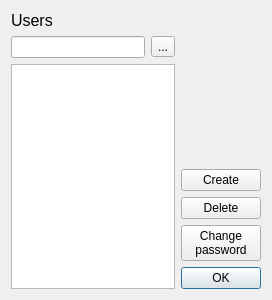
<?xml version="1.0" encoding="UTF-8"?>
<ui version="4.0">
 <class>UsersAdmin</class>
 <widget class="QDialog" name="UsersAdmin">
  <property name="geometry">
   <rect>
    <x>0</x>
    <y>0</y>
    <width>272</width>
    <height>300</height>
   </rect>
  </property>
  <property name="windowTitle">
   <string>Users</string>
  </property>
  <layout class="QHBoxLayout" name="horizontalLayout">
   <item>
    <layout class="QGridLayout" name="list_layout">
     <item row="0" column="0" colspan="2">
      <widget class="QLabel" name="label">
       <property name="font">
        <font>
         <pointsize>12</pointsize>
        </font>
       </property>
       <property name="text">
        <string>Users</string>
       </property>
      </widget>
     </item>
     <item row="1" column="0">
      <widget class="QLineEdit" name="search_box"/>
     </item>
     <item row="1" column="1">
      <widget class="QToolButton" name="search_button">
       <property name="text">
        <string>...</string>
       </property>
      </widget>
     </item>
     <item row="2" column="0" colspan="2">
      <widget class="QListWidget" name="user_list"/>
     </item>
    </layout>
   </item>
   <item>
    <layout class="QVBoxLayout" name="button_layout">
     <item>
      <spacer name="spacer">
       <property name="orientation">
        <enum>Qt::Vertical</enum>
       </property>
       <property name="sizeHint" stdset="0">
        <size>
         <width>20</width>
         <height>40</height>
        </size>
       </property>
      </spacer>
     </item>
     <item>
      <widget class="QPushButton" name="create_button">
       <property name="text">
        <string>Create</string>
       </property>
      </widget>
     </item>
     <item>
      <widget class="QPushButton" name="delete_button">
       <property name="text">
        <string>Delete</string>
       </property>
      </widget>
     </item>
     <item>
      <widget class="QPushButton" name="passwd_button">
       <property name="text">
        <string>Change
password</string>
       </property>
      </widget>
     </item>
     <item>
      <widget class="QDialogButtonBox" name="button_box">
       <property name="standardButtons">
        <set>QDialogButtonBox::Ok</set>
       </property>
       <property name="centerButtons">
        <bool>false</bool>
       </property>
      </widget>
     </item>
    </layout>
   </item>
  </layout>
 </widget>
 <tabstops>
  <tabstop>search_box</tabstop>
  <tabstop>search_button</tabstop>
  <tabstop>user_list</tabstop>
  <tabstop>create_button</tabstop>
  <tabstop>delete_button</tabstop>
  <tabstop>passwd_button</tabstop>
 </tabstops>
 <resources/>
 <connections/>
</ui>
